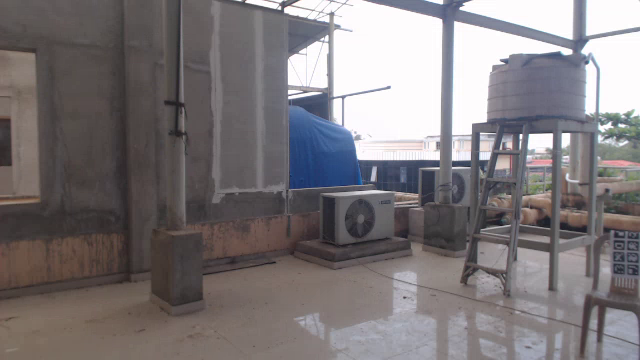
//> input picture frame 90 of sift_video_stitch/sift_gpu/markerVid/left.mp4, 640 x 360 px
$ ./threeVideoStitching   (built with g++ and OpenCV 4)
//> lines starting //> are read from the running program, lines starting //| are printed output that depends on the picture; pictures that were not available may be replaced by others from this repository, and a replacement may not be noted
#include<bits/stdc++.h>
#include<opencv4/opencv2/opencv.hpp>
#include<opencv4/opencv2/features2d.hpp>

//globlal declaration
cv::Ptr<cv::SIFT> sift = cv::SIFT::create();

// genrating keypoints
std::vector<cv::KeyPoint> genrateKeyPoints(cv::Mat frame, std::vector<cv::KeyPoint> keypoints){
    sift->detect(frame, keypoints);
    return keypoints;
}

// genrating descriptors
cv::Mat genrateDescriptors(cv::Mat frame, std::vector<cv::KeyPoint> keypoints){
    cv::Mat descriptor;
    sift->compute(frame, keypoints, descriptor);
    return descriptor;
}

// shifting the image by x , y
cv::Mat shiftImage(cv::Mat image, int x , int y){
    cv::Mat shift = (
        cv::Mat_<double>(3, 3) <<
        1, 0, x,
        0, 1, y,
        0, 0, 1
    );
    cv::warpPerspective(image, image, shift, image.size() * 2);
    return image;
}

// perfroming lowes ratio test and cleaning bad keypoints
std::vector<cv::DMatch> LowesRatioClean(std::vector<std::vector<cv::DMatch>> rawmatches){
    std::vector<cv::DMatch> goodMatches;


    double ratio = 0.8;
    for(auto match : rawmatches){
        // std::cout << match[0].distance << " " << match[1].distance << "\n";
        if(match[0].distance < ratio * match[1].distance) {
            goodMatches.push_back(match[0]);
        }
    }
    return goodMatches;
}

int main(int argc, char const *argv[])
{
    // [7 lines of commented-out code are left out]

    cv::VideoCapture video1("./markerVid/left.mp4");
    cv::VideoCapture video2("./markerVid/center.mp4");
    cv::VideoCapture video3("./markerVid/right.mp4");

    cv::Mat Frame1;
    cv::Mat Frame2;
    cv::Mat Frame3;

    cv::Mat Tranformation21;
    cv::Mat Tranformation23;

    bool isHomographyComputed21 = false;
    bool isHomographyComputed23 = false;
    bool isShifted = false;

    clock_t start, end;
    double time_s;
    int frame_count = 0;

    // start clock

    start = clock();
    while(video1.isOpened() && video2.isOpened() && video3.isOpened()){
        // [20 lines of commented-out code are left out]
        bool isFrame1Active = video1.read(Frame1);
//> Frame1 is the input picture: 360 rows x 640 cols, CV_8UC3; mean B, G, R 121.8, 119.6, 124.8
        bool isFrame2Active = video2.read(Frame2);
        bool isFrame3Active = video3.read(Frame3);

        cv::imwrite("output_images/input/img1.png", Frame1);
        cv::imwrite("output_images/input/img2.png", Frame2);
        cv::imwrite("output_images/input/img3.png", Frame3);

        // converting frame to grayscale
        cv::cvtColor(Frame1, Frame1, cv::COLOR_BGR2GRAY);
//> Frame1: 360 rows x 640 cols, CV_8UC1
        cv::cvtColor(Frame2, Frame2, cv::COLOR_BGR2GRAY);
        cv::cvtColor(Frame3, Frame3, cv::COLOR_BGR2GRAY);

        // shifing the reference image to the center

        Frame2 = shiftImage(Frame2, 300, 300);
//> in shiftImage, `cv::warpPerspective(image, image, shift, image.size() * 2);`:
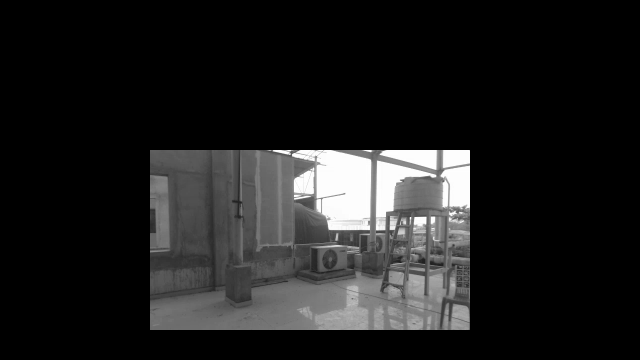
//> image: 720 rows x 1280 cols, CV_8UC1 (shown at 1/2 size); min 0, max 255, mean 30.3
        cv::imwrite("output_images/tranformations/tansformedframe2.png", Frame2);

        // keypoints and descriptors
        std::vector<cv::KeyPoint> kp_vid1 , kp_vid2, kp_vid3;
        cv::Mat des_vid1, des_vid2, des_vid3;

        kp_vid1 = genrateKeyPoints(Frame1, kp_vid1);
//> in genrateKeyPoints, `sift->detect(frame, keypoints);`: keypoints = 683 keypoints; strongest (x, y, size): (539, 143, 14.9), (566, 139, 7.6), (280, 8, 2.1), (288, 10, 5.2)
//> kp_vid1 has the same summary as keypoints in genrateKeyPoints
        kp_vid2 = genrateKeyPoints(Frame2, kp_vid2);
//> in genrateKeyPoints (call 2), `sift->detect(frame, keypoints);`: keypoints = 744 keypoints; strongest (x, y, size): (548, 301, 2.6), (740, 302, 3.6), (927, 312, 19.9), (580, 301, 2.1)
//> kp_vid2 has the same summary as keypoints in genrateKeyPoints
        kp_vid3 = genrateKeyPoints(Frame3, kp_vid3);
//> in genrateKeyPoints (call 3), `sift->detect(frame, keypoints);`: keypoints = 683 keypoints; strongest (x, y, size): (539, 143, 14.9), (566, 139, 7.6), (280, 8, 2.1), (288, 10, 5.2)
//> kp_vid3 has the same summary as keypoints in genrateKeyPoints

        cv::Mat drawkp_vid1;
        cv::Mat drawkp_vid2;
        cv::Mat drawkp_vid3;

        cv::drawKeypoints(Frame1, kp_vid1, drawkp_vid1);
        cv::drawKeypoints(Frame2, kp_vid2, drawkp_vid2);
        cv::drawKeypoints(Frame3, kp_vid3, drawkp_vid3);
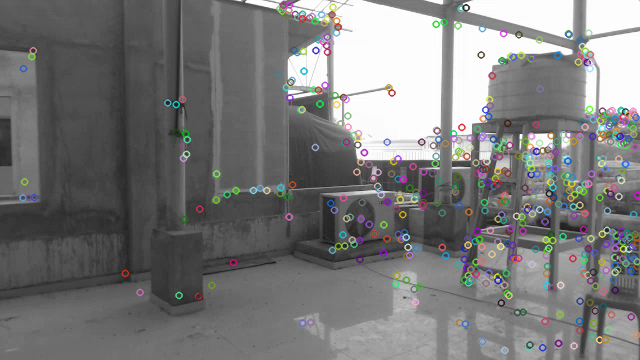
//> drawkp_vid3: 360 rows x 640 cols, CV_8UC3; mean B, G, R 121.4, 121.6, 121.3

        cv::imwrite("output_images/keypoints/vid1_kp.png", drawkp_vid1);
        cv::imwrite("output_images/keypoints/vid2_kp.png", drawkp_vid2);
        cv::imwrite("output_images/keypoints/vid3_kp.png", drawkp_vid3);

        des_vid1 = genrateDescriptors(Frame1, kp_vid1);
        des_vid2 = genrateDescriptors(Frame2, kp_vid2);
        des_vid3 = genrateDescriptors(Frame3, kp_vid3);

        // converting it to opencv descriptor format sift
        des_vid1.convertTo(des_vid1, CV_32F);
        des_vid2.convertTo(des_vid2, CV_32F);
        des_vid3.convertTo(des_vid3, CV_32F);

        // performing matching
        cv::BFMatcher matcher(cv::NORM_L2);
        std::vector<std::vector<cv::DMatch>> rawMatches21;
        std::vector<std::vector<cv::DMatch>> rawMatches23;

        matcher.knnMatch(des_vid2, des_vid1, rawMatches21, 2);
//> rawMatches21 = 744 matches
        matcher.knnMatch(des_vid2, des_vid3, rawMatches23, 2);
//> rawMatches23 = 744 matches

        cv::Mat rawMatches21_display;
        cv::Mat rawMatches23_display;

        cv::drawMatches(Frame1, kp_vid1, Frame2, kp_vid2, rawMatches21,rawMatches21_display);
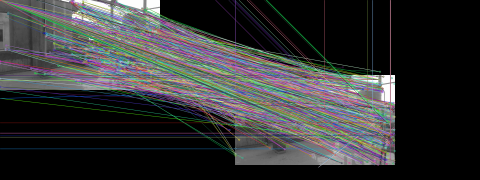
//> rawMatches21_display: 720 rows x 1920 cols, CV_8UC3 (shown at 1/4 size); mean B, G, R 54.1, 53.4, 52.8
        cv::drawMatches(Frame3, kp_vid3, Frame2, kp_vid2, rawMatches23, rawMatches23_display);
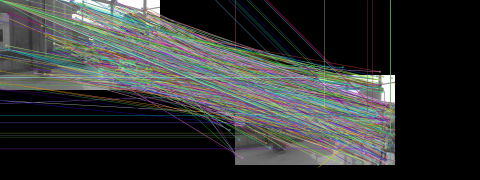
//> rawMatches23_display: 720 rows x 1920 cols, CV_8UC3 (shown at 1/4 size); mean B, G, R 54.1, 55.4, 53

        cv::imwrite("output_images/matching/rawMatch21.png", rawMatches21_display);
        cv::imwrite("output_images/matching/rawMatch23.png", rawMatches23_display);

        std::vector<cv::DMatch> goodMatches21, goodMatches23;
        goodMatches21 = LowesRatioClean(rawMatches21);
//> after the loop in LowesRatioClean, `for(auto match : rawmatches)`: goodMatches = 638 matches
//> goodMatches21 = 638 matches
        goodMatches23 = LowesRatioClean(rawMatches23);
//> goodMatches23 = 638 matches

        cv::Mat goodMatches21_display;
        cv::Mat goodMatches23_display;

        cv::drawMatches(Frame2, kp_vid2, Frame1, kp_vid1, goodMatches21, goodMatches21_display);
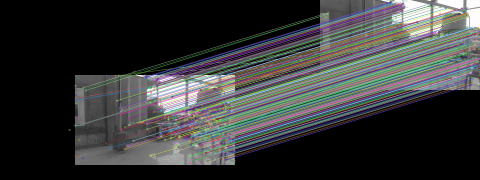
//> goodMatches21_display: 720 rows x 1920 cols, CV_8UC3 (shown at 1/4 size); mean B, G, R 56.2, 56, 54.6
        cv::drawMatches(Frame2, kp_vid2, Frame3, kp_vid3, goodMatches23, goodMatches23_display);
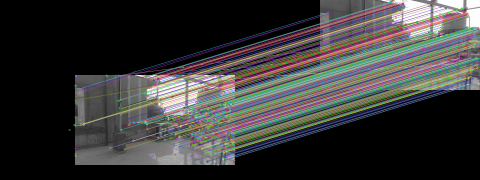
//> goodMatches23_display: 720 rows x 1920 cols, CV_8UC3 (shown at 1/4 size); mean B, G, R 55, 55.7, 56.3

        cv::imwrite("output_images/matching/goodMatches21.png", goodMatches21_display);
        cv::imwrite("output_images/matching/goodMatches23.png", goodMatches23_display);

        std::vector<cv::Point2f> good_kp12, good_kp21, good_kp32, good_kp23;

        // homography genration
        for(auto match23 : goodMatches23){
            good_kp32.push_back(kp_vid2[match23.queryIdx].pt);
            good_kp23.push_back(kp_vid3[match23.trainIdx].pt);
        }
//> after the loop, good_kp32 = 638 Points (x, y), first 12: [302, 393], [302.1, 401.1], [322.5, 497.4], [322.5, 497.4], [328.5, 497.2], [331.4, 356.2], [332.8, 350.2], [333.8, 497], [333.8, 497], [341.8, 361.7], [424.9, 572.9], [439.6, 591.9]; good_kp23 = 638 Points (x, y), first 12: [397.5, 158.4], [397.5, 158.4], [22.5, 197.4], [22.5, 197.4], [28.52, 197.2], [31.38, 56.22], [32.76, 50.23], [33.81, 197], [33.81, 197], [31.38, 56.22], [124.9, 272.9], [139.6, 291.9]

        for(auto match21 : goodMatches21){
            good_kp21.push_back(kp_vid2[match21.queryIdx].pt);
            good_kp12.push_back(kp_vid1[match21.trainIdx].pt);
        }
//> after the loop, good_kp21 has the same summary as good_kp32; good_kp12 has the same summary as good_kp23

        if(!isHomographyComputed23){
            cv::Mat Homography23 = cv::findHomography(good_kp23, good_kp32, cv::RANSAC);
//> Homography23 = [[1, 7.09e-07, 300], [-4.21e-06, 1, 300], [-9.43e-09, -8.63e-09, 1]]
            cv::warpPerspective(Frame3, Tranformation23, Homography23, Frame2.size());
            cv::imwrite("output_images/tranformations/Tranfomation23.png", Tranformation23);
            isHomographyComputed23 = true;
        }

        if(!isHomographyComputed21){
            cv::Mat Homography21 = cv::findHomography(good_kp12, good_kp21, cv::RANSAC);
//> Homography21 has the same summary as Homography23
            cv::warpPerspective(Frame1, Tranformation21, Homography21, Frame2.size());
            cv::imwrite("output_images/tranformations/Tranfomation21.png", Tranformation21);
            isHomographyComputed21 = true;
        }

        // panormoic result

        // frame count
        frame_count++;

        cv::Mat temp_res, result;
        cv::add(Tranformation21, Frame2, temp_res);
        cv::add(temp_res, Tranformation23, result);

        end = clock();
        time_s = ((double) (end - start) / CLOCKS_PER_SEC);
        if(time_s >= 1.0){
            double fps = (double) (frame_count) / time_s;
            // std::cout << fps << "\n";
            cv::putText(result,
                        "FPS: " + std::to_string(fps),
                        cv::Point(7, 70), cv::FONT_HERSHEY_SIMPLEX, 3,
                        cv::Scalar(100, 255, 0), 3, cv::LINE_AA);
        }
        cv::imshow("result", result);
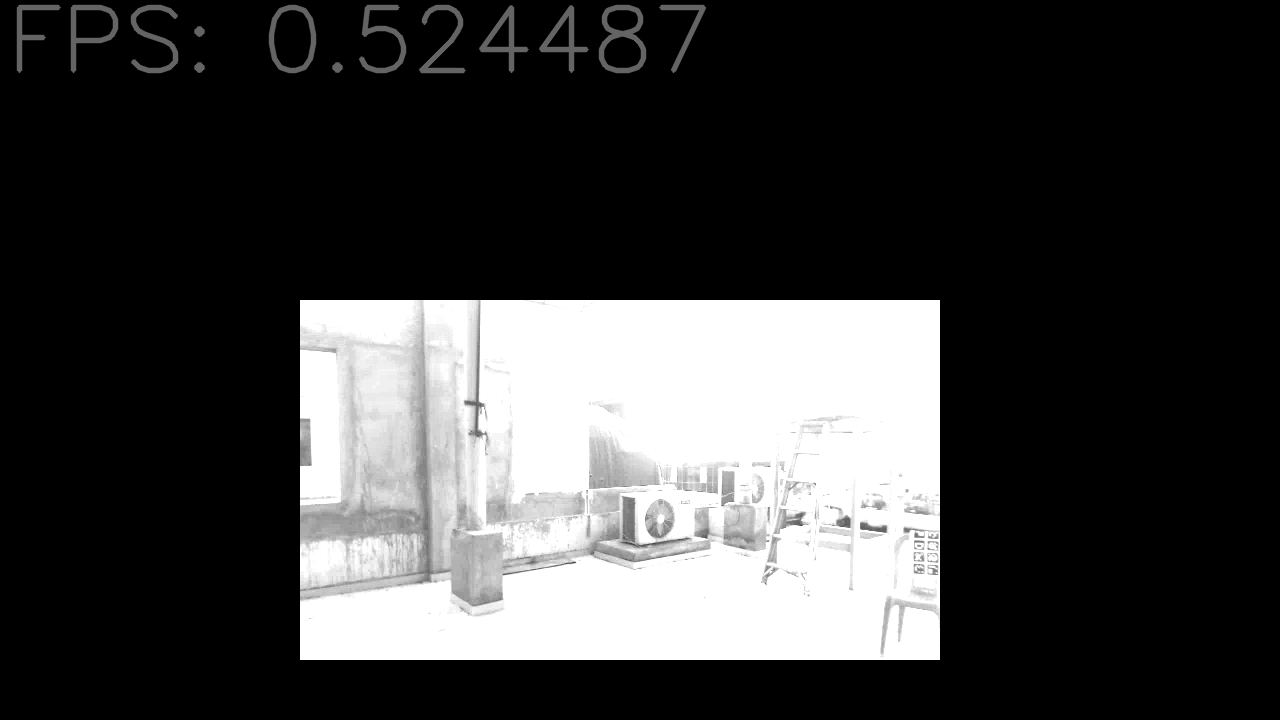
//> window 'result': 720 rows x 1280 cols, CV_8UC1; min 0, max 255, mean 60.7
        int key = cv::waitKey(100);
//> the 'q' key is pressed
        if (key == 'q' || key == 27) {  // 'q' key or Esc key (27) to exit
            break;
        }
    }

    video1.release();
    video2.release();
    video3.release();

    cv::destroyAllWindows();

    return 0;
}

$ run again, starting later in the video
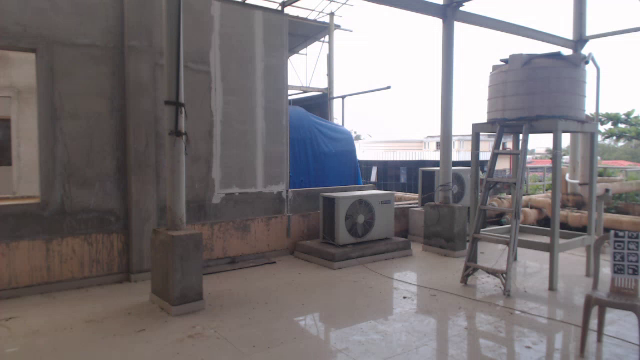
//> input picture frame 405 of sift_video_stitch/sift_gpu/markerVid/left.mp4, 640 x 360 px
//> Frame1 is the input picture: 360 rows x 640 cols, CV_8UC3; mean B, G, R 121.8, 119.7, 124.9
//> Frame1: 360 rows x 640 cols, CV_8UC1
//> keypoints = 694 keypoints; strongest (x, y, size): (521, 136, 2.5), (539, 143, 14.8), (566, 139, 7.6), (280, 8, 2.1)
//> kp_vid1 has the same summary as keypoints in genrateKeyPoints
//> keypoints = 742 keypoints; strongest (x, y, size): (548, 301, 2.6), (740, 302, 3.7), (927, 312, 19.9), (580, 301, 2.1)
//> kp_vid2 has the same summary as keypoints in genrateKeyPoints
//> keypoints = 694 keypoints; strongest (x, y, size): (521, 136, 2.5), (539, 143, 14.8), (566, 139, 7.6), (280, 8, 2.1)
//> kp_vid3 has the same summary as keypoints in genrateKeyPoints
//> rawMatches21 = 742 matches
//> after the loop in LowesRatioClean, `for(auto match : rawmatches)`: goodMatches = 637 matches
//> `cv::drawMatches(Frame2, kp_vid2, Frame3, kp_vid3, goodMatches23, goodM..`:
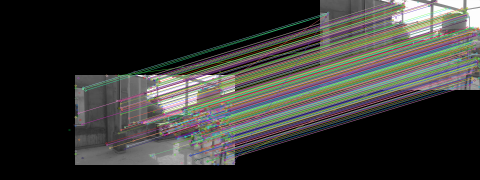
//> goodMatches23_display: 720 rows x 1920 cols, CV_8UC3 (shown at 1/4 size); mean B, G, R 53, 56, 55.9
//> after the loop `for(auto match23 : goodMatches23)`: good_kp32 = 637 Points (x, y), first 12: [313.9, 452.9], [328.5, 497.1], [331.7, 356], [332.7, 350.3], [341.8, 361.8], [425.1, 573], [428.1, 579.7], [439.6, 591.9], [467, 402.5], [473.9, 302], [474.8, 533.1], [474.8, 533.1]; good_kp23 = 637 Points (x, y), first 12: [13.86, 152.9], [28.53, 197.1], [31.66, 56.02], [32.66, 50.29], [31.66, 56.02], [125.2, 273], [128.1, 279.7], [139.6, 291.9], [167, 102.5], [453.6, 138.3], [174.8, 233.1], [174.8, 233.1]
//> after the loop `for(auto match21 : goodMatches21)`: good_kp21 has the same summary as good_kp32; good_kp12 has the same summary as good_kp23
//> Homography23 = [[1, -1.96e-06, 300], [2.63e-07, 1, 300], [4.79e-10, -1.82e-09, 1]]
//> Homography21 has the same summary as Homography23
//> `cv::imshow("result", result);`:
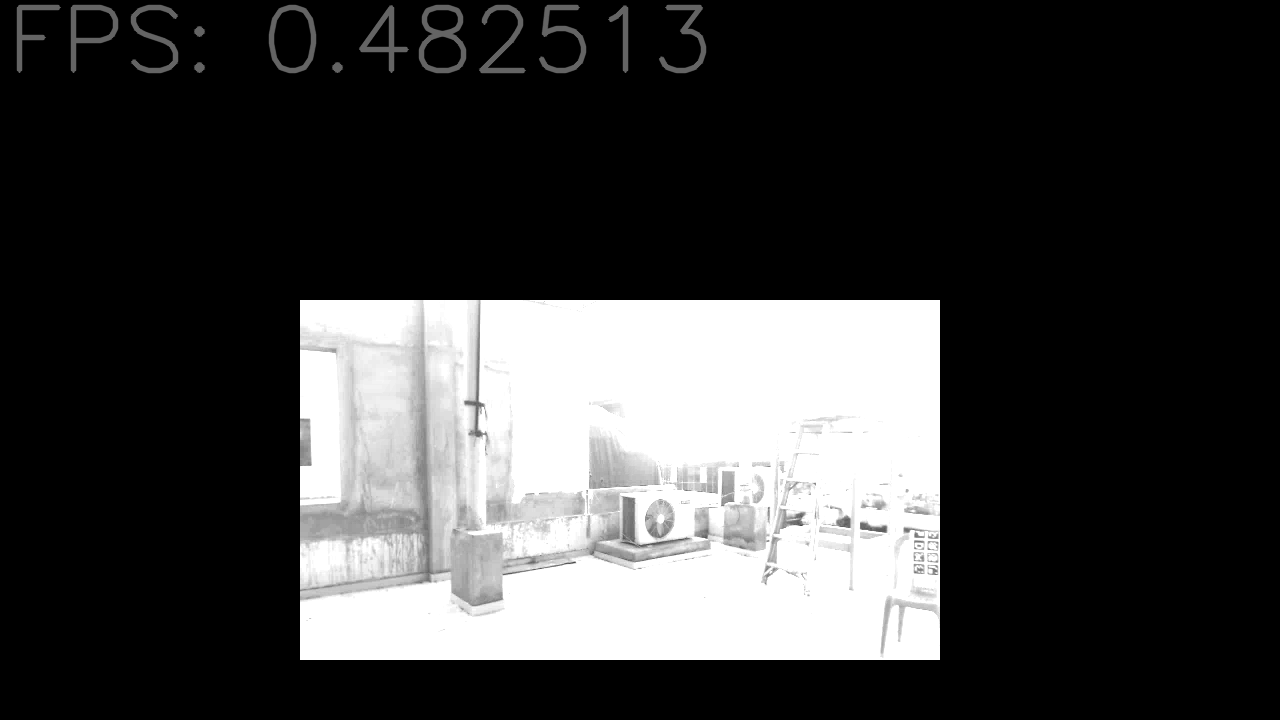
//> window 'result': 720 rows x 1280 cols, CV_8UC1; min 0, max 255, mean 60.7

$ run again, starting later in the video
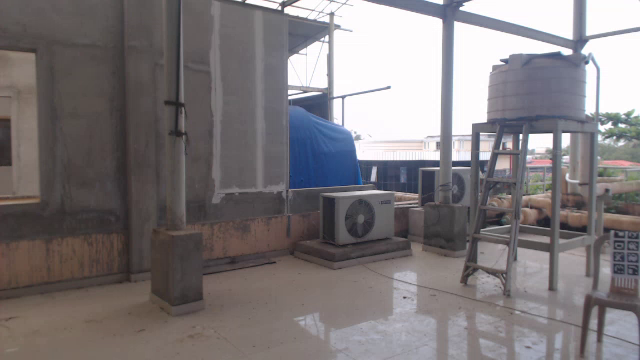
//> input picture frame 720 of sift_video_stitch/sift_gpu/markerVid/left.mp4, 640 x 360 px
//> Frame1 is the input picture: 360 rows x 640 cols, CV_8UC3; mean B, G, R 121.9, 119.8, 125
//> Frame1: 360 rows x 640 cols, CV_8UC1
//> keypoints = 683 keypoints; strongest (x, y, size): (521, 136, 2.5), (539, 143, 14.8), (566, 139, 7.6), (279, 8, 2.1)
//> kp_vid1 has the same summary as keypoints in genrateKeyPoints
//> keypoints = 728 keypoints; strongest (x, y, size): (548, 301, 2.6), (740, 302, 3.7), (927, 312, 19.9), (580, 301, 2.1)
//> kp_vid2 has the same summary as keypoints in genrateKeyPoints
//> keypoints = 683 keypoints; strongest (x, y, size): (521, 136, 2.5), (539, 143, 14.8), (566, 139, 7.6), (279, 8, 2.1)
//> kp_vid3 has the same summary as keypoints in genrateKeyPoints
//> rawMatches21 = 728 matches
//> after the loop in LowesRatioClean, `for(auto match : rawmatches)`: goodMatches = 625 matches
//> `cv::drawMatches(Frame2, kp_vid2, Frame3, kp_vid3, goodMatches23, goodM..`:
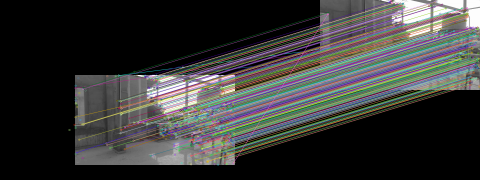
//> goodMatches23_display: 720 rows x 1920 cols, CV_8UC3 (shown at 1/4 size); mean B, G, R 54.3, 55.2, 55.1
//> after the loop `for(auto match23 : goodMatches23)`: good_kp32 = 625 Points (x, y), first 12: [301.6, 352.1], [301.7, 468.2], [306, 610.3], [316.3, 558.3], [322.6, 497.5], [322.6, 497.5], [328.5, 497.2], [331.6, 356], [332.7, 350.3], [333.3, 497], [425.1, 572.9], [428.2, 579.7]; good_kp23 = 625 Points (x, y), first 12: [470.5, 132.8], [470.5, 132.8], [470.5, 132.8], [469.8, 137.7], [22.59, 197.5], [22.59, 197.5], [28.49, 197.2], [31.57, 56.01], [32.68, 50.26], [33.3, 197], [125.1, 272.9], [128.2, 279.7]
//> after the loop `for(auto match21 : goodMatches21)`: good_kp21 has the same summary as good_kp32; good_kp12 has the same summary as good_kp23
//> Homography23 = [[1, -1.91e-06, 300], [-3.55e-06, 1, 300], [-7.95e-09, -1.11e-08, 1]]
//> Homography21 has the same summary as Homography23
//> `cv::imshow("result", result);`:
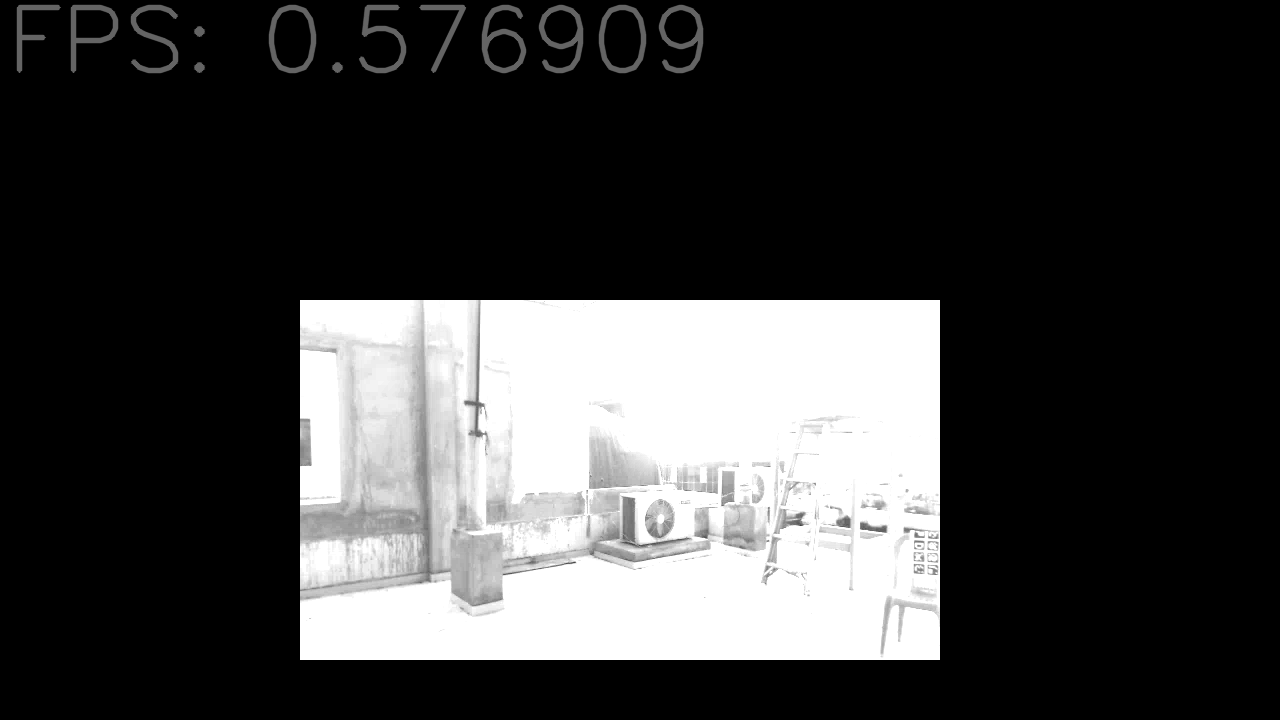
//> window 'result': 720 rows x 1280 cols, CV_8UC1; min 0, max 255, mean 60.8
